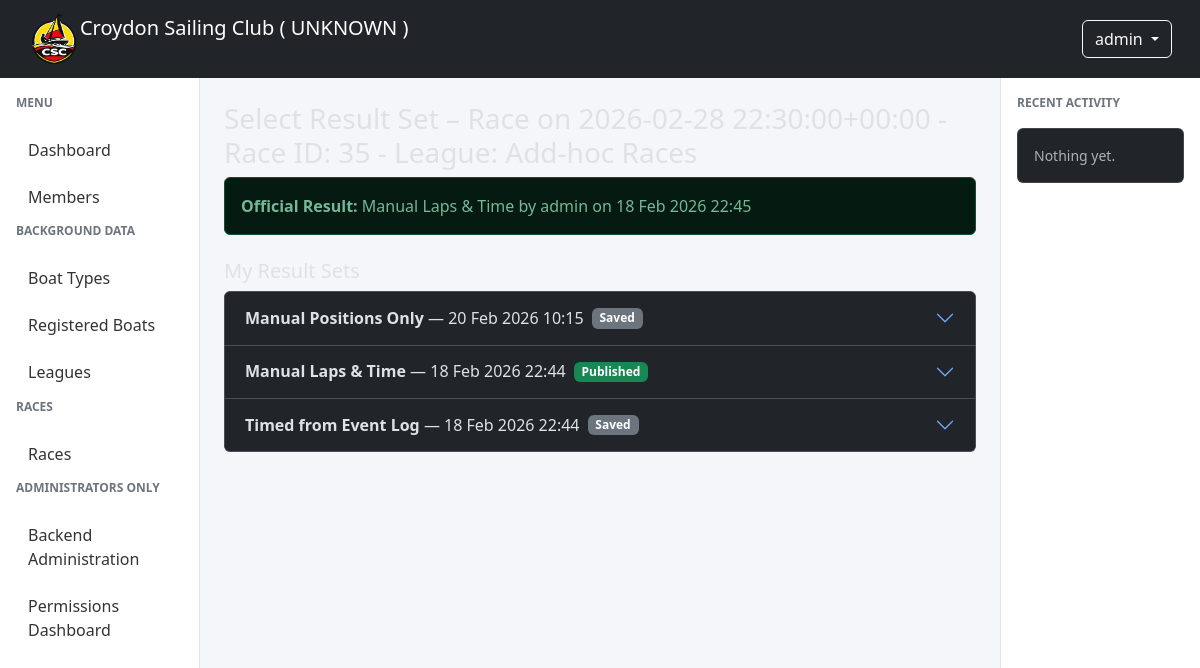
The app's page /races/races/35/results/ (signed in) with its own data.
### members/models.py (models this page shows, shortened)
class Member(AbstractUser):
    username = models.CharField(
        max_length=150,
        unique=True,
        null=True,
        blank=True,
        verbose_name="Alias"
    )
    email = models.EmailField(
        unique=True,
        verbose_name="Email Address"
    )
    full_name = models.CharField(
        max_length=255,
        blank=True,
        help_text="Full name as an alternative to first and last name"
    )
    email_verified = models.BooleanField(
        default=False,
        help_text="Designates whether the user's email has been verified"
    )
    default_boat = models.ForeignKey(
        "races.RegisteredBoat",
        on_delete=models.SET_NULL,
        null=True,
        blank=True,
        related_name="default_for_members",
    )
    USERNAME_FIELD = "email"
    REQUIRED_FIELDS = ["username"]
    def get_short_name(self):
        return self.full_name or self.username or self.email

### races/models.py (models this page shows, shortened)
class Race(models.Model):
    event = models.OneToOneField(Event, on_delete=models.CASCADE)
    league = models.ForeignKey(
        "races.League",
        on_delete=models.SET_NULL,
        null=True,
        blank=True,
        related_name="races",
    )
    race_officer = models.ForeignKey(
        settings.AUTH_USER_MODEL,
        on_delete=models.SET_NULL,
        null=True,
        related_name="races_as_ro",
    )
    assistant_race_officer = models.ForeignKey(
        settings.AUTH_USER_MODEL,
        on_delete=models.SET_NULL,
        null=True,
        blank=True,
        related_name="races_as_aro",
    )
    class RaceStatus(models.TextChoices):
        DRAFT = "draft", "Draft"
        OPEN = "open", "Open"
        RUNNING = "running", "Running"
        FINISHED = "finished", "Finished"
        VERIFIED = "verified", "Verified"
        LOCKED = "locked", "Locked"
    status = models.CharField(
        max_length=20,
        choices=RaceStatus.choices,
        default=RaceStatus.DRAFT,
    )
    def __str__(self):
        return f"Race on {self.event.start_datetime}"

class Event(models.Model):
    class EventType(models.TextChoices):
        RACE = "race", "Race"
        MEETING = "meeting", "Meeting"
        WORKPARTY = "workparty", "Work Party"
    start_datetime = models.DateTimeField()
    type = models.CharField(max_length=20, choices=EventType.choices)
    created_by = models.ForeignKey(
        settings.AUTH_USER_MODEL,
        on_delete=models.SET_NULL,
        null=True,
        related_name="events_created",
    )
    created_at = models.DateTimeField(auto_now_add=True)
    is_active = models.BooleanField(default=True)

class League(models.Model):
    name = models.CharField(max_length=200, unique=True)
    description = models.CharField(max_length=200, blank=True)
    date_from = models.DateField(help_text='The first date a race can be added to this league')
    date_to = models.DateField(help_text='The last date a race can be added to this league')

class ResultSet(models.Model):
    class Source(models.TextChoices):
        TIMED = "timed", "Timed from Event Log"
        MANUAL_TIME = "manual_time", "Manual Laps & Time"
        MANUAL_POSITION = "manual_position", "Manual Positions Only"
    class State(models.TextChoices):
        DRAFT = "draft", "Draft"
        SAVED = "saved", "Saved"
        PUBLISHED = "published", "Published"
    id = models.UUIDField(primary_key=True, default=uuid.uuid4, editable=False)
    race = models.ForeignKey(
        "Race",
        on_delete=models.CASCADE,
        related_name="result_sets"
    )
    source = models.CharField(max_length=50, choices=Source.choices)
    created_by = models.ForeignKey(
        settings.AUTH_USER_MODEL,
        on_delete=models.PROTECT
    )
    created_at = models.DateTimeField(auto_now_add=True)
    state = models.CharField(
        max_length=20,
        choices=State.choices,
        default=State.DRAFT
    )
    published_at = models.DateTimeField(null=True, blank=True)
    class Meta:
        constraints = [
            models.UniqueConstraint(
                fields=["race", "created_by", "source"],
                name="unique_resultset_per_user_source"
            )
        ]

### races/views.py (the view)
# urls.py: path("races/<int:race_id>/results/", select_result_set, name="select-result-set"),
def select_result_set(request, race_id):
    race = get_object_or_404(Race, pk=race_id)
    result_sets = (
        ResultSet.objects
        .filter(race=race)
        .select_related("created_by")
        .order_by("-created_at")
    )
    my_sets = result_sets.filter(created_by=request.user)
    other_sets = result_sets.exclude(created_by=request.user)
    published = result_sets.filter(
        state=ResultSet.State.PUBLISHED
    ).first()
    return render(request, "races/select_result_set.html", {
        "race": race,
        "my_sets": my_sets,
        "other_sets": other_sets,
        "published": published,
    })

### csc_manager/context_processors.py (called while the page is built)
def template_settings(request):
    return {
        name: getattr(settings, name)
        for name in getattr(settings, "TEMPLATE_VISIBLE_SETTINGS", [])
    }

### races/models.py (called while the page is built)
    def __str__(self):
        return f'{self.name} ({self.py})'

    def __str__(self):
        return f'{self.sail_number} {self.boat_type}'

### races/services.py (called while the page is built)
def calculate_points(position, max_points=14):
    if not position:
        return 0
    points = max_points - (position - 1)
    return max(points, 0)

def format_seconds(total):
    if total is None:
        return ""
    total = int(total)
    h = total // 3600
    m = (total % 3600) // 60
    s = total % 60
    return f"{h:02}:{m}:{s:02}"

### races/templatetags/race_extras.py (called while the page is built)
@register.filter
def points(position):
    return calculate_points(position)

@register.filter
def format_time(value):
    if value is None:
        return ""
    return format_seconds(value)

### races/templates/races/select_result_set.html (shortened to what this page needs)
{% extends "base.html" %}
{% block content %}
<h3>Select Result Set – {{ race }} - Race ID: {{race.id}} - League: {{race.league.name}}</h3>
{% if published %}
<div class="alert alert-success">
    <strong>Official Result:</strong>
    {{ published.get_source_display }}
    by {{ published.created_by.username }}
    on {{ published.published_at|date:"d M Y H:i" }}
</div>
{% endif %}
<h5 class="mt-4">My Result Sets</h5>
<div class="accordion" id="myResultsAccordion">
{% for rs in my_sets %}
<div class="accordion-item">
    <h2 class="accordion-header" id="heading{{ rs.id }}">
        <button class="accordion-button collapsed"
                type="button"
                data-bs-toggle="collapse"
                data-bs-target="#collapse{{ rs.id }}"
                aria-expanded="false">
            <strong>{{ rs.get_source_display }}</strong>
            &nbsp;— {{ rs.created_at|date:"d M Y H:i" }}
            {% if rs.state == "published" %}
                <span class="badge bg-success ms-2">Published</span>
            {% elif rs.state == "saved" %}
                <span class="badge bg-secondary ms-2">Saved</span>
            {% else %}
                <span class="badge bg-light text-dark ms-2">Draft</span>
            {% endif %}
        </button>
    </h2>
</div>
{% empty %}
<div class="alert alert-secondary">
    You have not created any result sets yet.
</div>
{% endfor %}
</div>
{% endblock %}

### csc_manager/templates/base.html (shortened to what this page needs)
{% load bootstrap5 %}
{% load static %}
<!DOCTYPE html>
<html lang="en" data-bs-theme="dark">
<head>
    {% bootstrap_css %}
    <link href="https://cdn.jsdelivr.net/npm/bootstrap-icons@1.11.3/font/bootstrap-icons.css" rel="stylesheet">
</head>
<body>
<nav class="navbar navbar-expand-lg navbar-dark bg-dark px-3">
    <div class="container-fluid m">
        <a class="navbar-brand d-flex align-items-centre" href="/">
            <img src="{% static 'img/csc_logo_cropped.png' %}" class="logo"> Croydon Sailing Club ( {{ ENVIRONMENT }} )
        </a>
        <div class="ms-auto">
            {% if user.is_authenticated %}
            <div class="dropdown">
                <a class="btn btn-outline-light dropdown-toggle"
                   data-bs-toggle="dropdown">
                    {{ user.get_short_name|default:user.email }}
                </a>
            </div>
            {% else %}
                <a class="btn btn-outline-light" href="{% url 'login' %}">
                    Login
                </a>
            {% endif %}
        </div>
    </div>
</nav>
<div class="container-fluid">
    <div class="row">
        <div class="col-lg-2 d-none d-lg-block sidebar p-3">
            {% include "components/sidebar_menu.html" %}
        </div>
        <main class="col-lg-8 col-12 p-4">
            {% block content %}{% endblock %}
        </main>
        <div class="col-lg-2 d-none d-lg-block activity-panel p-3">
            <div class="sidebar-title">Recent Activity</div>
            {% block rightpanel %}
            <div class="card">
                <div class="card-body small text-muted">
                    Nothing yet.
                </div>
            </div>
            {% endblock %}
        </div>
    </div>
</div>
</body>
</html>

### csc_manager/templates/base.html (style rules this page uses)
body { background-color: #f4f6f9; }
.logo { height: 52px; width: auto; max-width: none; display: block; }
.sidebar { min-height: calc(100vh - 56px); border-right: 1px solid #e5e5e5; background: white; }
.sidebar-title { font-size: 0.75rem; font-weight: 600; text-transform: uppercase; color: #6c757d; margin-bottom: 1rem; }
.activity-panel { background: white; border-left: 1px solid #e5e5e5; min-height: calc(100vh - 56px); }
.activity-panel .card { margin-bottom: 0.75rem; }
.navbar-brand { flex: 0 0 auto; max-width: none; }
.navbar-brand img { max-width: none !important; }
.navbar > .container-fluid { flex-wrap: nowrap; }

### records on screen
Member: get_short_name "admin"
Race: event.start_datetime "Race on 2026-02-28 22:30:00+00:00", id "35", league.name "Add-hoc Races"
ResultSet: source "Manual Laps & Time", created_by.username "admin", published_at "18 Feb 2026 22:45", created_at "18 Feb 2026 22:44", state "Published"
ResultSet: source "Manual Positions Only", created_at "20 Feb 2026 10:15", state "Saved"
ResultSet: source "Timed from Event Log", created_at "18 Feb 2026 22:44", state "Saved"

### other values on screen
{{ ENVIRONMENT }} "UNKNOWN"
